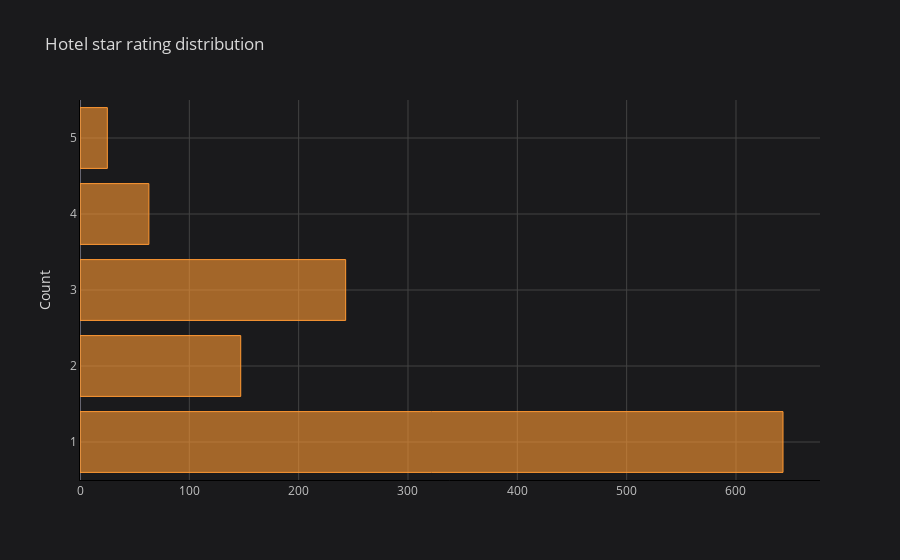

Notebook code cell kept with this figure:
### Code cell
#hotel star distribution and relationship of score with it
goa['hotel_star_rating'].value_counts().iplot(kind='barh', yTitle='Count', linecolor='black', title='Hotel star rating distribution')

### Figure 1 — Plotly figure (JSON) as saved in the notebook; plotly's stock layout.template omitted (floating-point values rounded to 4 significant figures)
{"data": [{"marker": {"color": "rgba(255, 153, 51, 0.6)", "line": {"color": "rgba(255, 153, 51, 1.0)", "width": 1}}, "name": "hotel_star_rating", "orientation": "h", "text": "", "type": "bar", "x": [643, 243, 147, 63, 25], "y": [1, 3, 2, 4, 5]}], "layout": {"legend": {"bgcolor": "#1A1A1C", "font": {"color": "#D9D9D9"}}, "paper_bgcolor": "#1A1A1C", "plot_bgcolor": "#1A1A1C", "title": {"font": {"color": "#D9D9D9"}, "text": "Hotel star rating distribution"}, "xaxis": {"gridcolor": "#434343", "linecolor": "black", "showgrid": true, "tickfont": {"color": "#C2C2C2"}, "title": {"font": {"color": "#D9D9D9"}, "text": ""}, "zerolinecolor": "#666570"}, "yaxis": {"gridcolor": "#434343", "linecolor": "black", "showgrid": true, "tickfont": {"color": "#C2C2C2"}, "title": {"font": {"color": "#D9D9D9"}, "text": "Count"}, "zerolinecolor": "#666570"}}}
